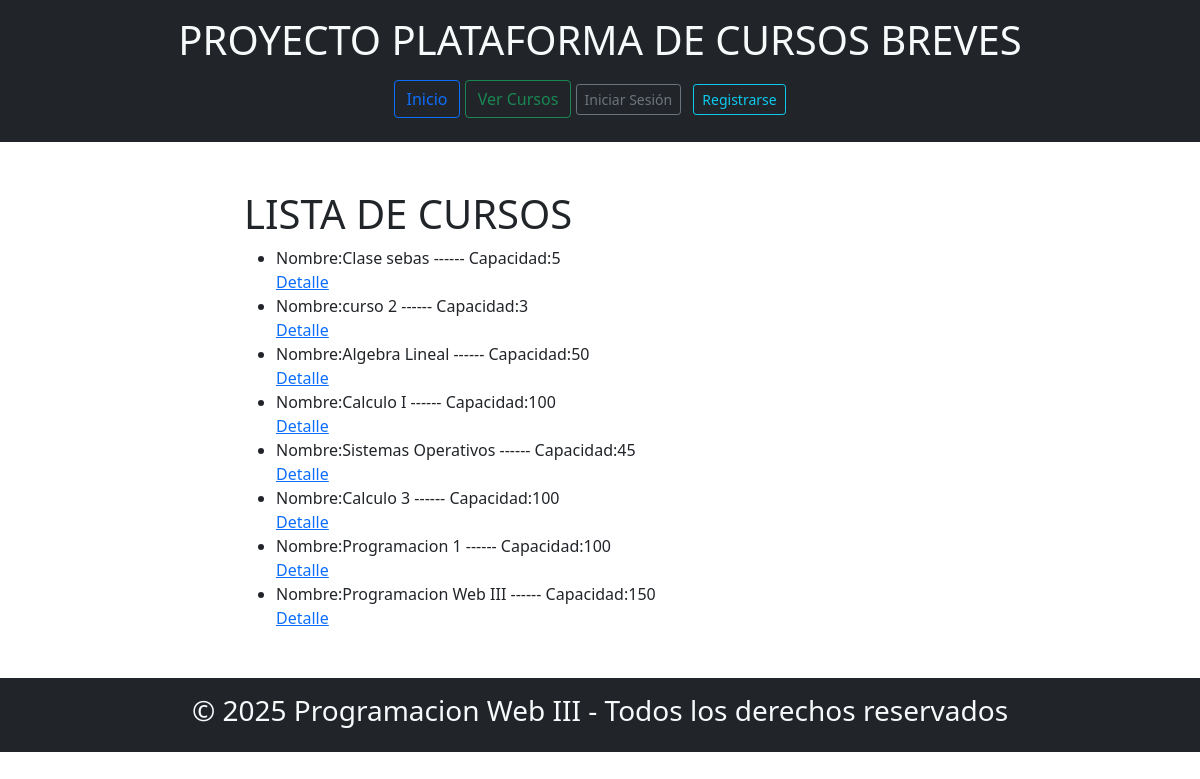
Page /lista_cursos/ on the earlier database version.
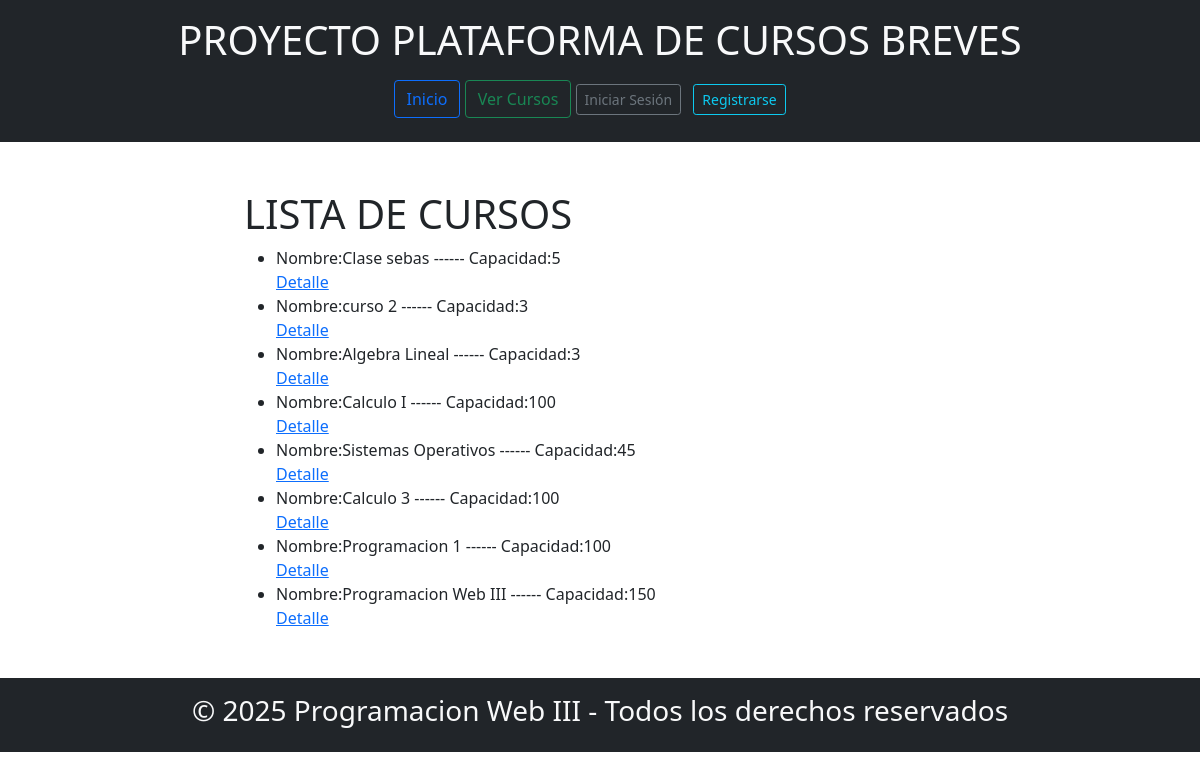
Same page on the later database version.
### aplicacion/models.py (models this page shows, shortened)
class Curso(models.Model):
    nom_curso = models.CharField(max_length=30)
    capacidad = models.IntegerField()
    id_profesor = models.ForeignKey(Profesor, on_delete=models.CASCADE, related_name='cursos')

### aplicacion/views.py (the view)
# urls.py: path('lista_cursos/', views.lista_cursos, name='lista_cursos'),
def lista_cursos(request):
    cursos = Curso.objects.all()
    return render(request,'aplicacion/lista_cursos.html', {'cursos':cursos})

### aplicacion/templates/aplicacion/lista_cursos.html
{% extends "aplicacion/base.html" %}
{% block content %}
    <h1>LISTA DE CURSOS</h1>
    <ul>
        {% for curso in cursos %}
                <li>Nombre:{{curso.nom_curso}} ------ Capacidad:{{curso.capacidad}}</li><a href="{% url 'detalle_curso' curso.pk %}">Detalle</a>
        {% endfor %}
    </ul>
{% endblock content %}

Differences in the rows shown:
changed Curso "Algebra Lineal": capacidad "50" → "3"
